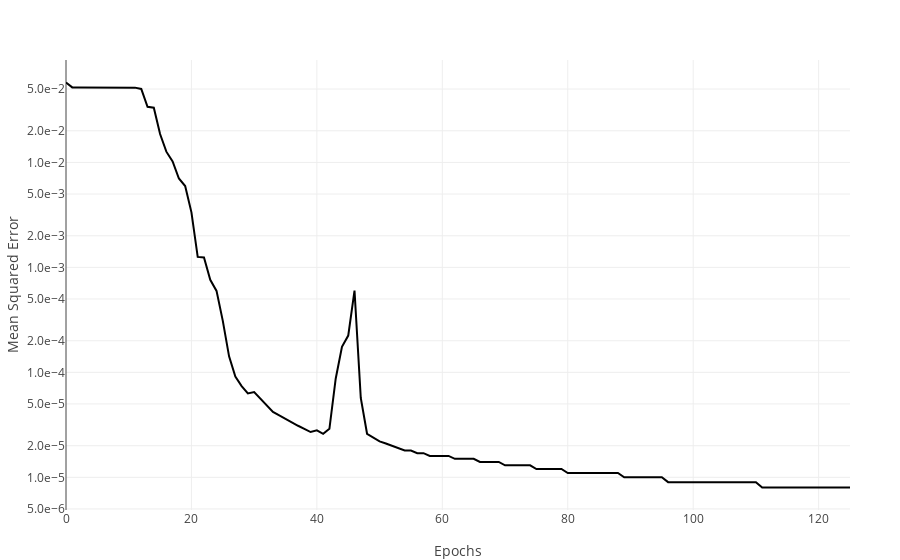

Here is the notebook cell this chart was saved with:
### Code cell
b = scatter(y = df[!,:validation], mode="lines", line=attr(color="black"), name="validation loss")


layout = Layout(
    xaxis_title = "Epochs",
    yaxis_type="log",
    yaxis=attr(
        tickmode="auto",
        nticks=7,
        tickformat=".1e",
        rangemode="tozero",
        title_text = "Mean Squared Error",
        title_standoff = 5,
        automargin=true,
        minor=(
            nticks = 5
        )
        ),
    yaxis_range=[log10(0), log10(1)]
)
plot([b], layout)

### Figure 1 — Plotly figure (JSON) as saved in the notebook; plotly's stock layout.template omitted (floating-point values rounded to 4 significant figures)
{"data": [{"line": {"color": "black"}, "mode": "lines", "name": "validation loss", "type": "scatter", "y": [0.05771, 0.05183, 0.05172, 0.05167, 0.05165, 0.05162, 0.05162, 0.05162, 0.0516, 0.0516, 0.0516, 0.05157, 0.05006, 0.03384, 0.03322, 0.01866, 0.01265, 0.01021, 0.007028, 0.005952, 0.003345, 0.001259, 0.001243, 0.000762, 0.000597, 0.000309, 0.000142, 9.1e-05, 7.4e-05, 6.3e-05, 6.5e-05, 5.6e-05, 4.8e-05, 4.2e-05, 3.9e-05, 3.6e-05, 3.3e-05, 3.1e-05, 2.9e-05, 2.7e-05, 2.8e-05, 2.6e-05, 2.9e-05, 8.7e-05, 0.000175, 0.000224, 0.000602, 5.7e-05, 2.6e-05, 2.4e-05, 2.2e-05, 2.1e-05, 2e-05, 1.9e-05, 1.8e-05, 1.8e-05, 1.7e-05, 1.7e-05, 1.6e-05, 1.6e-05, 1.6e-05, 1.6e-05, 1.5e-05, 1.5e-05, 1.5e-05, 1.5e-05, 1.4e-05, 1.4e-05, 1.4e-05, 1.4e-05, 1.3e-05, 1.3e-05, 1.3e-05, 1.3e-05, 1.3e-05, 1.2e-05, 1.2e-05, 1.2e-05, 1.2e-05, 1.2e-05, 1.1e-05, 1.1e-05, 1.1e-05, 1.1e-05, 1.1e-05, 1.1e-05, 1.1e-05, 1.1e-05, 1.1e-05, 1e-05, 1e-05, 1e-05, 1e-05, 1e-05, 1e-05, 1e-05, 9e-06, 9e-06, 9e-06, 9e-06, 9e-06, 9e-06, 9e-06, 9e-06, 9e-06, 9e-06, 9e-06, 9e-06, 9e-06, 9e-06, 9e-06, 8e-06, 8e-06, 8e-06, 8e-06, 8e-06, 8e-06, 8e-06, 8e-06, 8e-06, 8e-06, 8e-06, 8e-06, 8e-06, 8e-06, 8e-06]}], "layout": {"margin": {"b": 50, "l": 50, "r": 50, "t": 60}, "xaxis": {"title": "Epochs"}, "yaxis": {"automargin": true, "minor": 5, "nticks": 7, "range": [null, 0], "rangemode": "tozero", "tickformat": ".1e", "tickmode": "auto", "title": {"standoff": 5, "text": "Mean Squared Error"}, "type": "log"}}}
